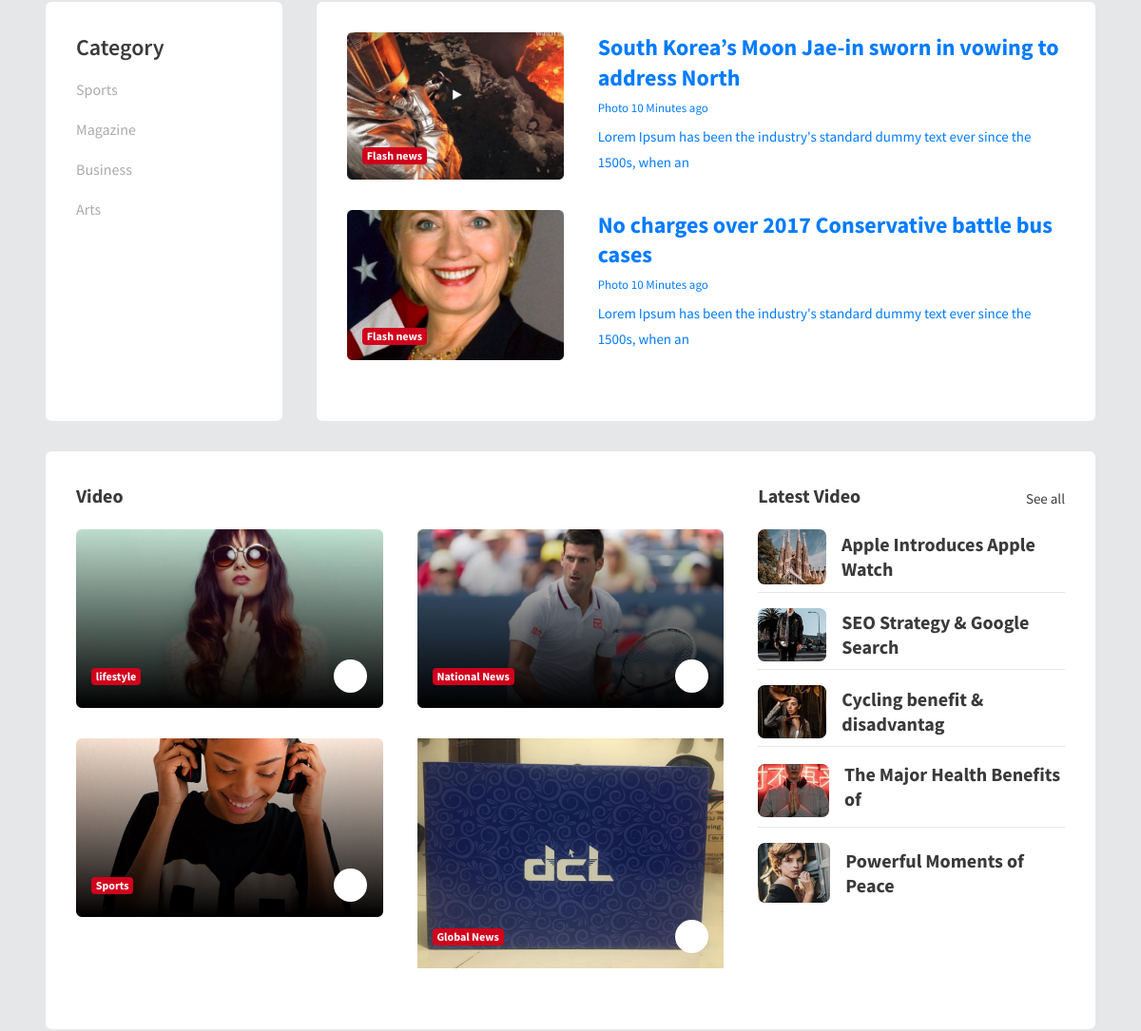
Before: / (middle part) with the older database file.
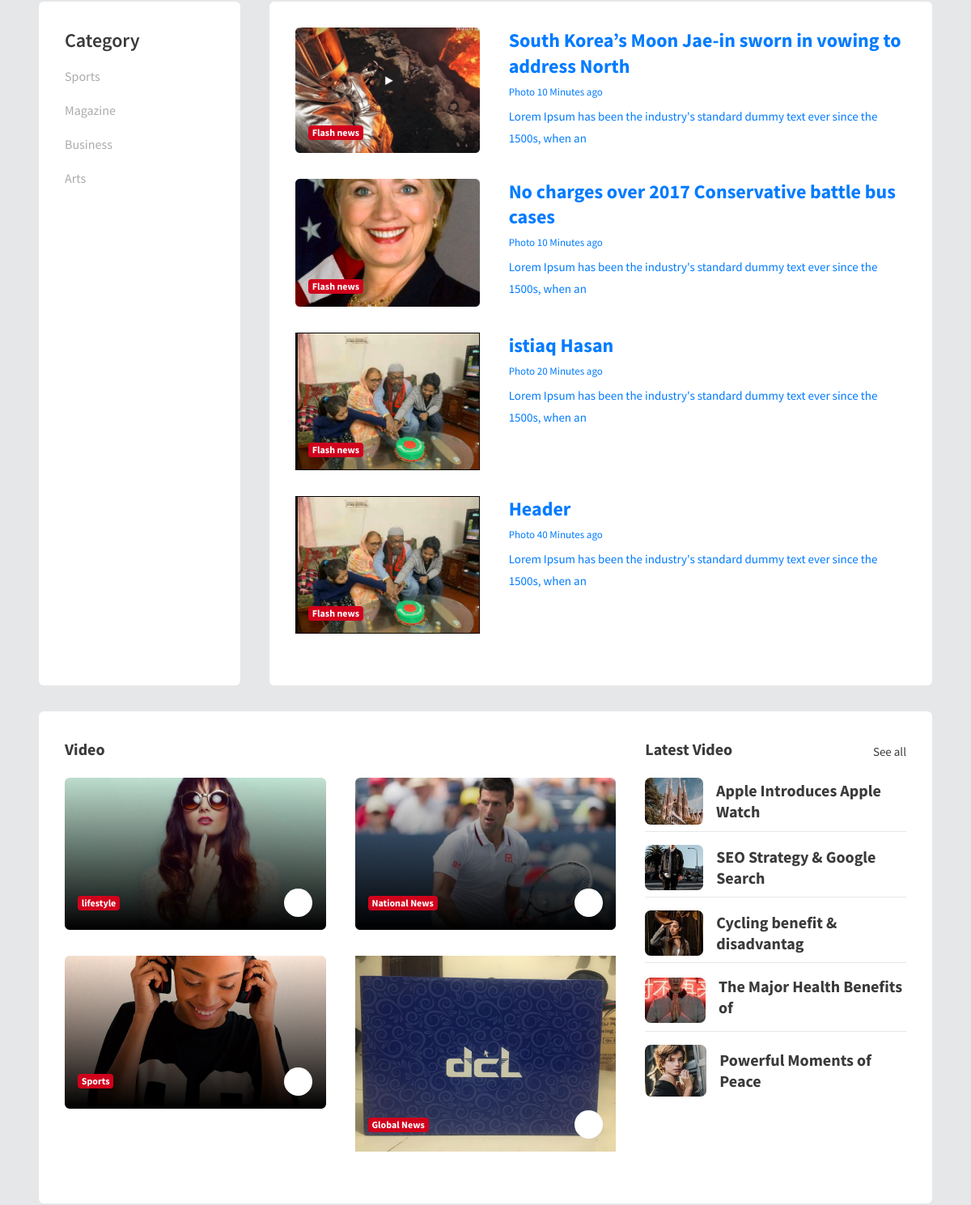
After: the same page with the newer database file.
### website/models.py (models this page shows, shortened)
class Category(models.Model):
    name=models.CharField(max_length=100)
    is_menu = models.BooleanField(default=False)
    is_active=models.BooleanField(default=True)

class BreakingNews(models.Model):
     newsImage=models.ImageField(upload_to='breakingnews/')
     newsHeader=models.CharField(max_length=100)
     newsinfo=models.CharField(max_length=50)
     newstitle=models.CharField(max_length=100)
     tags=models.ManyToManyField(Tag)

class video(models.Model):
    VideoImage=models.ImageField(upload_to='video/')
    videoTitle=models.CharField(max_length=100)

### website/views.py (the view)
# urls.py: path('',views.HomeView.as_view()),
class HomeView(TemplateView):
    template_name = 'index.html'
    def get_context_data(self, **kwargs):
        context=super().get_context_data(**kwargs)
        context['menus']=Category.objects.filter(is_menu=True,is_active=True)
        context['flashes']=FlashNews.objects.last()
        context['sliders']=Slider.objects.all()
        context['cards']=Card.objects.all()
        context['breakingnews']=BreakingNews.objects.all()
        context['videos']=video.objects.all()
        return context

### templates/index.html (shortened to what this page needs)
{% extends 'base.html' %}
{% block content %}
    {% load static %}
  <body>
    <div class="container-scroller">
      <div class="main-panel">
        <div class="content-wrapper">
          <div class="container">
            <div class="row" data-aos="fade-up">
              <div class="col-lg-3 stretch-card grid-margin">
                <div class="card">
                  <div class="card-body">
                    <h2>Category</h2>
                    <ul class="vertical-menu">
                     {% for x in menus %}
                      <li><a href="#">{{ x.name }}</a></li>
                     {% endfor %}
                    </ul>
                  </div>
                </div>
              </div>
              <div class="col-lg-9 stretch-card grid-margin">
                <div class="card">
                  <div class="card-body">
                  {% for x in breakingnews %}
                      <a href="{%  url 'article-details' x.id %}">
                        <div class="row">
                          <div class="col-sm-4 grid-margin">
                            <div class="position-relative">
                              <div class="rotate-img">
                                <img
                                  src="{{ x.newsImage }}"
                                  alt="thumb"
                                  class="img-fluid"
                                />
                              </div>
                              <div class="badge-positioned">
                                <span class="badge badge-danger font-weight-bold"
                                  >Flash news</span
                                >
                              </div>
                            </div>
                          </div>
                          <div class="col-sm-8  grid-margin">
                            <h2 class="mb-2 font-weight-600">
                              {{ x.newsHeader }}
                            </h2>
                            <div class="fs-13 mb-2">
                              <span class="mr-2">{{ x.newsinfo }}
                            </div>
                            <p class="mb-0">
                              {{ x.newstitle }}
                            </p>
                          </div>
                        </div>
                      </a>
                  {% endfor %}
                  </div>
                </div>
              </div>
            </div>
            <div class="row" data-aos="fade-up">
              <div class="col-sm-12 grid-margin">
                <div class="card">
                  <div class="card-body">
                    <div class="row">
                      <div class="col-lg-8">
                        <div class="card-title">
                          Video
                        </div>
                        <div class="row">
                            {% for video in videos %}
                              <div class="col-sm-6 grid-margin">
                                <div class="position-relative">
                                  <div class="rotate-img">
                                    <img
                                      src="{{ video.VideoImage }}"
                                      alt="thumb"
                                      class="img-fluid"
                                    />
                                  </div>
                                  <div class="badge-positioned w-90">
                                    <div
                                      class="d-flex justify-content-between align-items-center"
                                    >
                                      <span
                                        class="badge badge-danger font-weight-bold"
                                        >{{ video.videoTitle }}</span
                                      >
                                      <div class="video-icon">
                                      </div>
                                    </div>
                                  </div>
                                </div>
                              </div>
                            {% endfor %}
                        </div>
                      </div>
                      <div class="col-lg-4">
                        <div
                          class="d-flex justify-content-between align-items-center"
                        >
                          <div class="card-title">
                            Latest Video
                          </div>
                          <p class="mb-3">See all</p>
                        </div>
                        <div
                          class="d-flex justify-content-between align-items-center border-bottom pb-2"
                        >
                          <div class="div-w-80 mr-3">
                            <div class="rotate-img">
                              <img
                                src="assets/images/dashboard/home_11.jpg"
                                alt="thumb"
                                class="img-fluid"
                              />
                            </div>
                          </div>
                          <h3 class="font-weight-600 mb-0">
                            Apple Introduces Apple Watch
                          </h3>
                        </div>
                        <div
                          class="d-flex justify-content-between align-items-center border-bottom pt-3 pb-2"
                        >
                          <div class="div-w-80 mr-3">
                            <div class="rotate-img">
                              <img
                                src="assets/images/dashboard/home_12.jpg"
                                alt="thumb"
                                class="img-fluid"
                              />
                            </div>
                          </div>
                          <h3 class="font-weight-600 mb-0">
                            SEO Strategy & Google Search
                          </h3>
                        </div>
                        <div
                          class="d-flex justify-content-between align-items-center border-bottom pt-3 pb-2"
                        >
                          <div class="div-w-80 mr-3">
                            <div class="rotate-img">
                              <img
                                src="assets/images/dashboard/home_13.jpg"
                                alt="thumb"
                                class="img-fluid"
                              />
                            </div>
                          </div>
                          <h3 class="font-weight-600 mb-0">
                            Cycling benefit & disadvantag
                          </h3>
                        </div>
                        <div
                          class="d-flex justify-content-between align-items-center border-bottom pt-3 pb-2"
                        >
                          <div class="div-w-80 mr-3">
                            <div class="rotate-img">
                              <img
                                src="assets/images/dashboard/home_14.jpg"
                                alt="thumb"
                                class="img-fluid"
                              />
                            </div>
                          </div>
                          <h3 class="font-weight-600">
                            The Major Health Benefits of
                          </h3>
                        </div>
                        <div
                          class="d-flex justify-content-between align-items-center pt-3"
                        >
                          <div class="div-w-80 mr-3">
                            <div class="rotate-img">
                              <img
                                src="assets/images/dashboard/home_15.jpg"
                                alt="thumb"
                                class="img-fluid"
                              />
                            </div>
                          </div>
                          <h3 class="font-weight-600 mb-0">
                            Powerful Moments of Peace
                          </h3>
                        </div>
                      </div>
                    </div>
                  </div>
                </div>
              </div>
            </div>
          </div>
        </div>
      </div>
    </div>
  </body>
{% endblock %}

### templates/base.html (shortened to what this page needs)
<!DOCTYPE html>
<html lang="en">
<head>
</head>
<body>
    <head>
        {% load static %}
        <link
          rel="stylesheet"
          href="{% static 'assets/vendors/mdi/css/materialdesignicons.min.css'%}}"
        />
        <link rel="stylesheet" href="{% static 'assets/vendors/aos/dist/aos.css/aos.css' %}" />
        <link rel="stylesheet" href="{% static 'assets/css/style.css' %}">
      </head>
        {% block content %}
        {% endblock %}
</body>
</html>

### templates/header.html (shortened to what this page needs)
{% load static %}

### templates/footer.html (shortened to what this page needs)
{% load static %}

Changed rows visible on the page:
added BreakingNews: newsImage (picture), newsHeader "istiaq Hasan", newsinfo "Photo 20 Minutes ago", newstitle "Lorem Ipsum has been the industry's standard dummy text ever since the 1500s, when an"
added BreakingNews: newsImage (picture), newsHeader "Header", newsinfo "Photo 40 Minutes ago", newstitle "Lorem Ipsum has been the industry's standard dummy text ever since the 1500s, when an"
